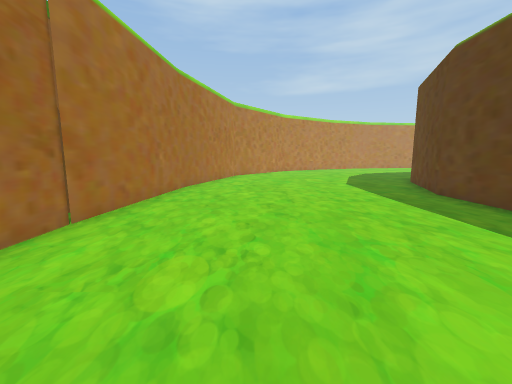
[1] (above)

16 first-person views from a walk through a 3-D level made in the Unity game engine. The camera is 1.2 m above the floor, tilts 8° down and sees 90° across. The floor is counted in squares, 1 m on a side. Each view is taken from the middle of a square. On the plan, view 1 faces up. The plan holds only what a view shows up to about 12 squares ahead; the rest is blank. The place goes on beyond the plan. The player is left out.

[2]
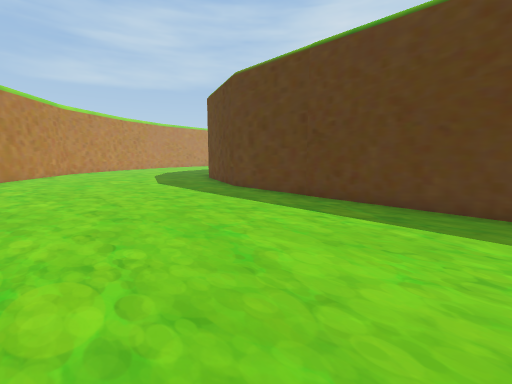

[3]
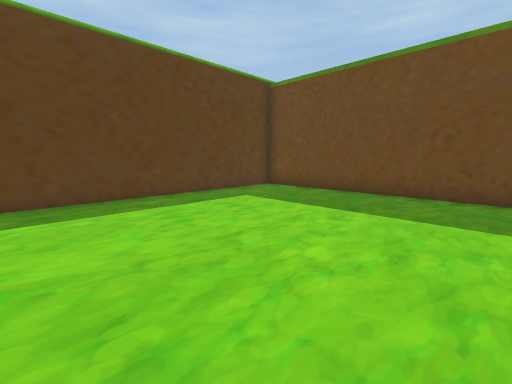

[4]
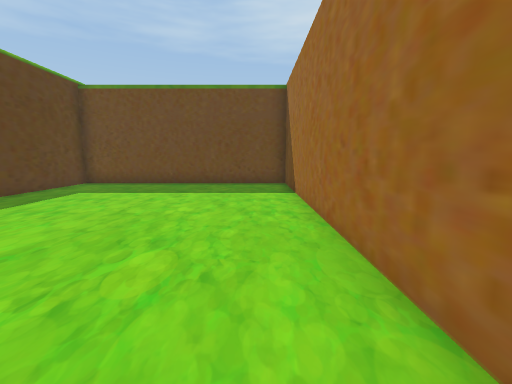

[5]
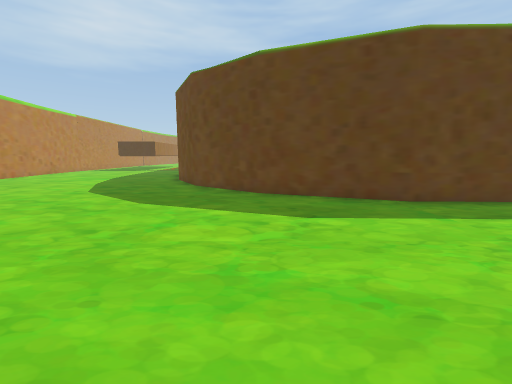

[6]
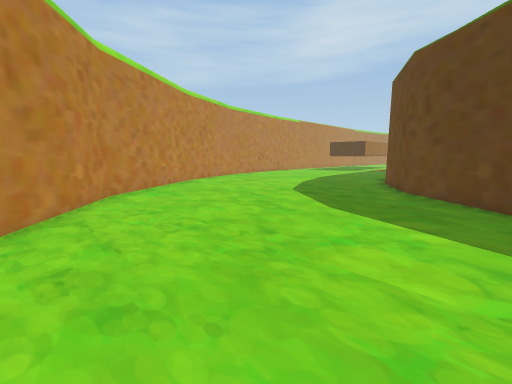

[7]
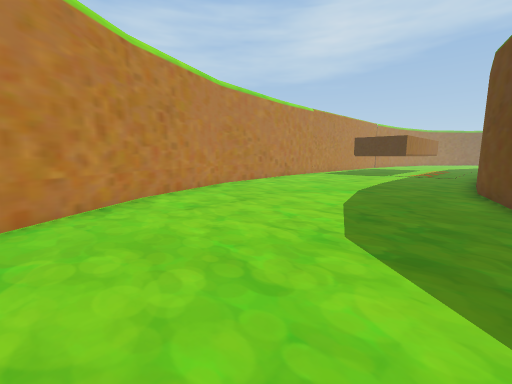

[8]
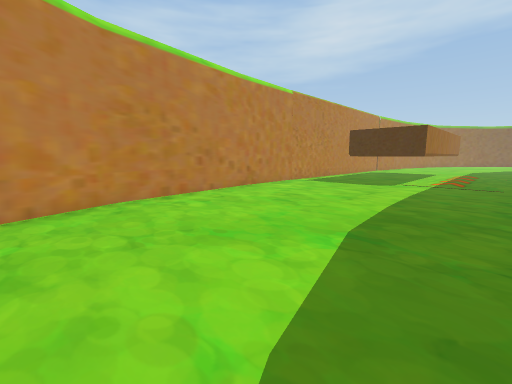

[9]
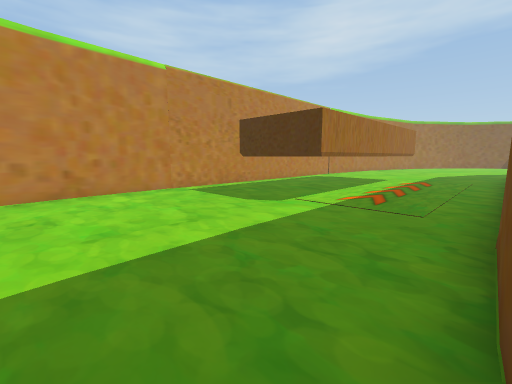

[10]
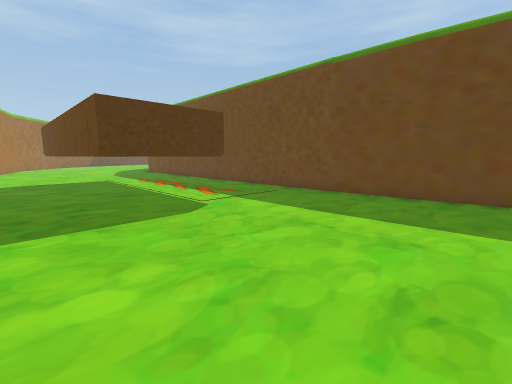

[11]
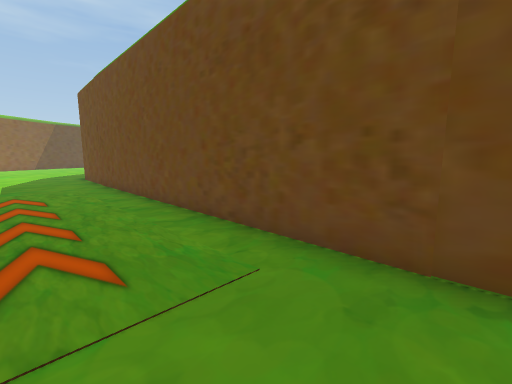

[12]
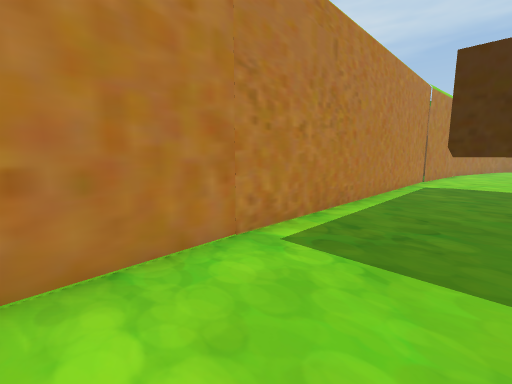

[13]
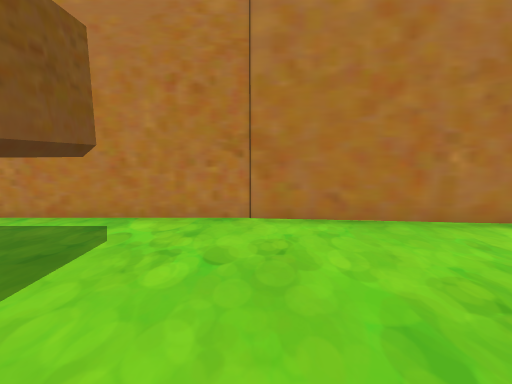

[14]
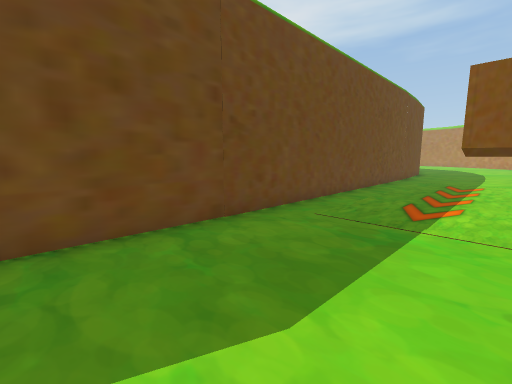

[15]
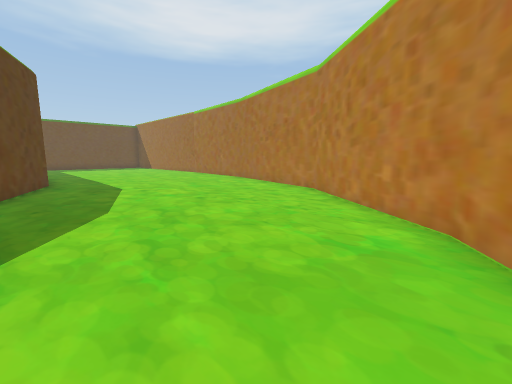

[16]
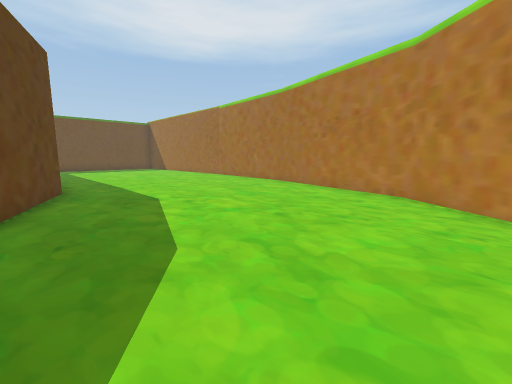

### Floor plan
Key: @ floor where view 1 was taken; # wall or solid block; . floor; T thing the floor can be seen under or through.
Columns run from 4 left of view 1 to 34 right of it. Each row starts with its distance up from view 1.
 26                 #######################
 25             #####......................
 24           ###..........................
 23          ##..............TT#######.....
 22        ###...............T    ####....
 21       ##.................TTTTT####.....
 20      ##................................
 19     ##.................................
 18     #..................................
 17    ##...............###################
 16   ##............#####
 15   #...........###
 14   #..........##
 13   #.........##
 12  ##........##
 11  #.........#
 10  #.........#
  9  #........##
  8  #........#
  7  #........#
  6 ##........#
  5 ##........#
  4 #.........#
  3 #.........#
  2 #.........#
  1 #.........#
  0 #...@.....#
 -1 #.........#
 -2 #.........#
 -3 #.........#
 -4 #.........#
 -5 #.........#
 -6 #.........#
 -7 ###########

Positions as (right, up) in squares from view 1, and headings:
1: (0, 0), facing up
2: (-1, 0), facing up-right
3: (-2, 2), facing down-right
4: (-2, 5), facing down
5: (-1, 12), facing right
6: (0, 12), facing up-right
7: (4, 16), facing up-right
8: (9, 18), facing up-right
9: (15, 17), facing up-right
10: (15, 25), facing down-right
11: (19, 20), facing down-right
12: (17, 23), facing up-right
13: (31, 21), facing up
14: (34, 21), facing down-left
15: (7, 21), facing down-left
16: (7, 18), facing down-left
